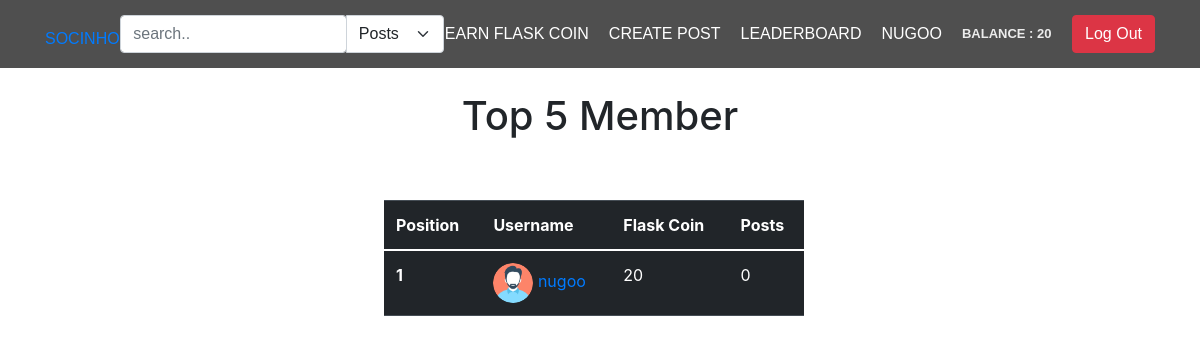
The page /leaderboard (signed in) on the database as committed earlier.
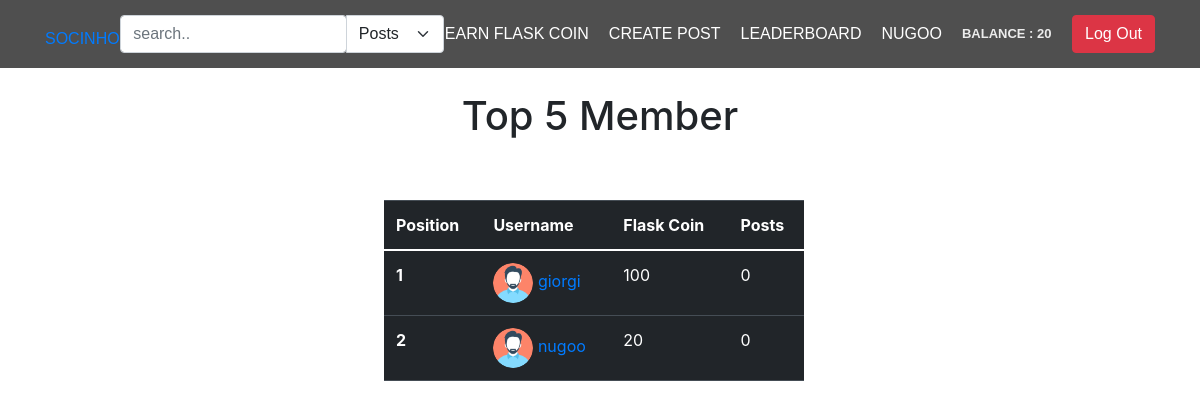
The same page on the database as committed later.
### app/main/models.py (models this page shows, shortened)
class User(db.Model, UserMixin):
    id = db.Column(db.Integer, primary_key=True)
    username = db.Column(db.String(80), unique=True)
    email = db.Column(db.String(50), nullable=False)
    password = db.Column(db.String(50), nullable=False)
    user_image = db.Column(db.String(80), default='static/pfp/default.png')
    flask_coin = db.Column(db.Integer, default=100)
    privacy = db.Column(db.String(50), default='public')
    posts = db.relationship('Post', backref='user', lazy=True, cascade="all, delete-orphan")
    followers = db.relationship('Follow', foreign_keys='Follow.following_to_id', backref='following_to', lazy='dynamic', cascade="all, delete-orphan", uselist=True)
    following = db.relationship('Follow', foreign_keys='Follow.following_from_id', backref='following_from', lazy='dynamic', cascade="all, delete-orphan", uselist=True)
    likes = db.relationship('Like', backref='user', lazy=True, cascade="all, delete-orphan")
    def delete(self):
        db.session.delete(self)
        db.session.commit()

### app/main/views.py (the view)
@main_bp.route('/leaderboard')
def leaderboard():
    users = User.query.order_by(User.flask_coin.desc()).limit(5).all()
    user_data = []
    for user in users:
        post = Post.query.filter(Post.user_id == user.id, Post.post_type != 'anonym').all()
        user_data.append({
            'user': user,
            'posts': len(post)
        })
    return render_template('leaderboard.html', users=user_data)

### app/main/views.py (called while the page is built)
@login_manager.user_loader
def load_user(user_id):
    return User.query.get(user_id)

### app/main/templates/leaderboard.html (shortened to what this page needs)
{% extends "main.html" %}
{% block content %}
<div class='leaderboard'>
  <h1>Top 5 Member</h1>
</div>
<table class="table table-dark" style='width: 35%;margin-left:32%;margin-top:5%;'>
  <thead>
    <tr>
      <th scope="col">Position</th>
      <th scope="col">Username</th>
      <th scope="col">Flask Coin</th>
      <th scope="col">Posts</th>
    </tr>
  </thead>
  <tbody>
    {% for user in users %}
    <tr>
      <th scope="row">{{loop.index}}</th>
      <td>
      <a href="{{ url_for('main.users_profile', user_id=user['user'].id) }}">
        <img src="{{user['user'].user_image}}" alt="pfp" width="40" height="40" style="border-radius: 50%;">
        {{user['user'].username}}
        </td>
      <td>{{user['user'].flask_coin}}</td>
      <td>{{user['posts']}}</td>
    </tr>
    {% endfor %}
  </tbody>
</table>
{% endblock content %}

### app/main/templates/main.html (shortened to what this page needs)
<!DOCTYPE html>
<html lang="en">
<head>
    <link rel="stylesheet" href="https://cdn.jsdelivr.net/npm/bootstrap@5.0.0-alpha1/dist/css/bootstrap.min.css">
    <link rel="stylesheet" href="{{ url_for('static', filename='style.css') }}">
    <link rel="stylesheet" href="https://cdn.jsdelivr.net/npm/bootstrap@4.3.1/dist/css/bootstrap.min.css">
</head>
<body>
    <header class="main-header">
        <div class="container">
            <li class="socinho" ><a href="{{ url_for('main.index') }}">SOCINHO</a> </li>
            {% if current_user.is_authenticated %}
                <form action="{{ url_for('main.search') }}" method="post">
                    <div class="input-group">
                        <input  type="search" class="form-control rounded" placeholder="search.." aria-label="Search" aria-describedby="search-addon" name="search" required />
                        <select class="form-select" aria-label="Default select example" onchange="this.form.submit()" name="search_filter">
                            <option value="posts" >Posts</option>
                        </select>
                    </div>
                </form>
            {% endif %}
            <nav class="main-navigation">
                {% if current_user.username %}
                    <li><a href="{{ url_for('main.play_for_earn') }}">Earn Flask Coin </a></li>
                    <li><a href="/create-post" data-toggle="modal" data-target="#mymodal">Create Post</a></li>
                    <li><a href="/leaderboard">Leaderboard</a></li>
                    <li><a href="{{ url_for('main.user_profile') }}">{{current_user.username}}</a></li>
                    <li><p class="balance" style="margin: 0">Balance : {{ current_user.flask_coin }}</p>
                {% endif %}
            </nav>
            <div>
                {% if current_user.username %}
                    <li>
                        <form action="{{ url_for('main.logout') }}">
                            <button name="submit" type="submit" class="btn btn-danger">Log Out</button>
                        </form>
                    </li>
                {% endif %}
            </div>
        </div>
    </header>
    {% block content %}
    {% endblock %}
</body>
</html>

### app/main/static/style.css (style rules this page uses)
body { background-color: #000; }
body { background-color: rgb(156, 205, 226); }
li { list-style-type: none; }
.main-header { top: 0; padding: 15px; width: 100%; background-color: rgba(35, 35, 35, 0.8); z-index: 11; }
.main-header .container { font-family: "Source Sans Pro Bold", sans-serif; display: flex; align-items: center; justify-content: space-between; text-transform: uppercase; }
.main-header .container .main-navigation { transition: 1s height; text-transform: uppercase; display: flex; align-items: center; }
.main-header .container .main-navigation li { width: fit-content; margin-right: 20px; padding: 0; }
.main-header .container .main-navigation li a { font-size: 16px; color: white; -webkit-transition: 0.3s; -moz-transition: 0.3s; -o-transition: 0.3s; transition: 0.3s; }
.balance { font-size: 13px; font-weight: bold; color: #ececec; }
body { background-color:#545454; font-family: "Poppins", sans-serif; font-weight: 300; }
.leaderboard { text-align: center; margin-top: 2%; }
.rounded { width: 55% !important; }
.socinho { margin-top: 10px; }

Rows that differ between the two databases and show on the page:
added User: user.user_image (placeholder picture), user.username "giorgi", user.flask_coin "100"
Other text that changed with them:
new list line: "1 0"
